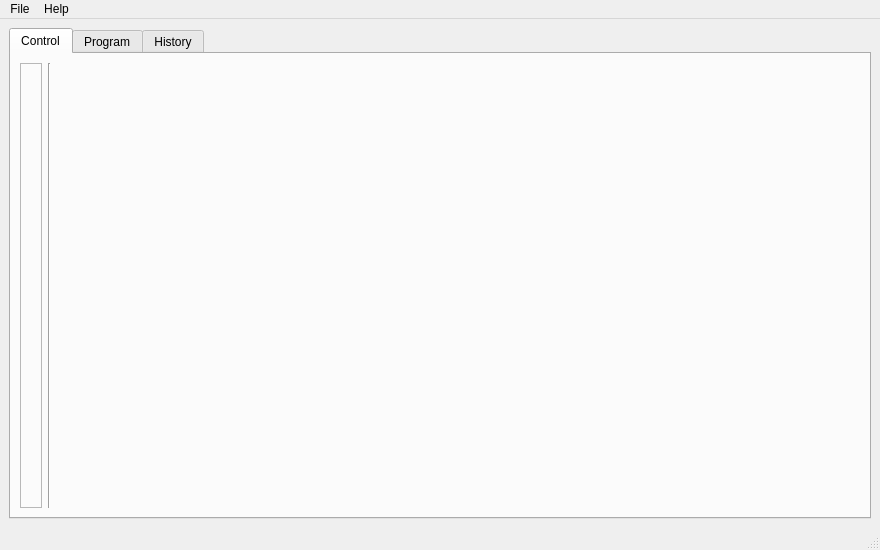
<?xml version="1.0" encoding="UTF-8"?>
<ui version="4.0">
 <class>MainWindow</class>
 <widget class="QMainWindow" name="MainWindow">
  <property name="geometry">
   <rect>
    <x>0</x>
    <y>0</y>
    <width>880</width>
    <height>550</height>
   </rect>
  </property>
  <property name="minimumSize">
   <size>
    <width>880</width>
    <height>550</height>
   </size>
  </property>
  <property name="windowTitle">
   <string>MainWindow</string>
  </property>
  <property name="windowIcon">
   <iconset resource="../icons/icons.qrc">
    <normaloff>:/icons/application32.png</normaloff>:/icons/application32.png</iconset>
  </property>
  <property name="locale">
   <locale language="English" country="UnitedStates"/>
  </property>
  <widget class="QWidget" name="centralwidget">
   <layout class="QHBoxLayout" name="horizontalLayout">
    <item>
     <widget class="QTabWidget" name="tabWidget">
      <property name="enabled">
       <bool>true</bool>
      </property>
      <property name="tabPosition">
       <enum>QTabWidget::North</enum>
      </property>
      <property name="tabShape">
       <enum>QTabWidget::Rounded</enum>
      </property>
      <property name="currentIndex">
       <number>0</number>
      </property>
      <property name="elideMode">
       <enum>Qt::ElideNone</enum>
      </property>
      <property name="tabBarAutoHide">
       <bool>false</bool>
      </property>
      <widget class="QWidget" name="tabControl">
       <attribute name="title">
        <string>Control</string>
       </attribute>
       <layout class="QGridLayout" name="gridLayout_2">
        <item row="0" column="7">
         <widget class="PlottingArea" name="widgetGraph" native="true">
          <property name="autoFillBackground">
           <bool>false</bool>
          </property>
         </widget>
        </item>
        <item row="0" column="6">
         <widget class="Line" name="line">
          <property name="orientation">
           <enum>Qt::Vertical</enum>
          </property>
         </widget>
        </item>
        <item row="0" column="0">
         <widget class="QFrame" name="frameDisplayRecordContainer">
          <property name="sizePolicy">
           <sizepolicy hsizetype="Fixed" vsizetype="Preferred">
            <horstretch>0</horstretch>
            <verstretch>0</verstretch>
           </sizepolicy>
          </property>
          <property name="minimumSize">
           <size>
            <width>0</width>
            <height>0</height>
           </size>
          </property>
          <property name="maximumSize">
           <size>
            <width>16777215</width>
            <height>16777215</height>
           </size>
          </property>
          <property name="frameShape">
           <enum>QFrame::StyledPanel</enum>
          </property>
          <property name="frameShadow">
           <enum>QFrame::Plain</enum>
          </property>
          <layout class="QVBoxLayout" name="verticalLayout">
           <property name="spacing">
            <number>0</number>
           </property>
           <property name="leftMargin">
            <number>0</number>
           </property>
           <property name="topMargin">
            <number>0</number>
           </property>
           <property name="rightMargin">
            <number>0</number>
           </property>
           <property name="bottomMargin">
            <number>0</number>
           </property>
           <item>
            <widget class="DisplayArea" name="widgetDisplay" native="true">
             <property name="sizePolicy">
              <sizepolicy hsizetype="Fixed" vsizetype="Fixed">
               <horstretch>0</horstretch>
               <verstretch>0</verstretch>
              </sizepolicy>
             </property>
            </widget>
           </item>
           <item>
            <widget class="RecordArea" name="widgetRecord" native="true"/>
           </item>
           <item>
            <spacer name="verticalSpacer">
             <property name="orientation">
              <enum>Qt::Vertical</enum>
             </property>
             <property name="sizeHint" stdset="0">
              <size>
               <width>20</width>
               <height>40</height>
              </size>
             </property>
            </spacer>
           </item>
          </layout>
         </widget>
        </item>
       </layout>
      </widget>
      <widget class="QWidget" name="tabProgram">
       <property name="enabled">
        <bool>false</bool>
       </property>
       <attribute name="title">
        <string>Program</string>
       </attribute>
       <layout class="QGridLayout" name="gridLayout_18">
        <item row="0" column="0">
         <widget class="QLabel" name="label_2">
          <property name="font">
           <font>
            <pointsize>25</pointsize>
           </font>
          </property>
          <property name="text">
           <string>Not yet implemented</string>
          </property>
          <property name="alignment">
           <set>Qt::AlignCenter</set>
          </property>
         </widget>
        </item>
       </layout>
      </widget>
      <widget class="QWidget" name="tabHistory">
       <attribute name="title">
        <string>History</string>
       </attribute>
       <layout class="QGridLayout" name="gridLayout_16">
        <item row="0" column="0">
         <widget class="QListView" name="listViewHistory">
          <property name="sizePolicy">
           <sizepolicy hsizetype="Fixed" vsizetype="Expanding">
            <horstretch>0</horstretch>
            <verstretch>0</verstretch>
           </sizepolicy>
          </property>
         </widget>
        </item>
        <item row="0" column="3">
         <widget class="QFrame" name="frameHistoryControls">
          <property name="frameShape">
           <enum>QFrame::StyledPanel</enum>
          </property>
          <property name="frameShadow">
           <enum>QFrame::Raised</enum>
          </property>
          <layout class="QGridLayout" name="gridLayout_17">
           <item row="0" column="0">
            <widget class="QGroupBox" name="groupBox">
             <property name="title">
              <string>History Data</string>
             </property>
            </widget>
           </item>
          </layout>
         </widget>
        </item>
        <item row="1" column="0">
         <widget class="QFrame" name="frame_3">
          <property name="sizePolicy">
           <sizepolicy hsizetype="Maximum" vsizetype="Preferred">
            <horstretch>0</horstretch>
            <verstretch>0</verstretch>
           </sizepolicy>
          </property>
          <property name="frameShape">
           <enum>QFrame::StyledPanel</enum>
          </property>
          <property name="frameShadow">
           <enum>QFrame::Raised</enum>
          </property>
          <layout class="QHBoxLayout" name="horizontalLayout_8">
           <item>
            <widget class="QToolButton" name="toolButton">
             <property name="text">
              <string>...</string>
             </property>
            </widget>
           </item>
           <item>
            <widget class="QToolButton" name="toolButton_2">
             <property name="text">
              <string>...</string>
             </property>
            </widget>
           </item>
           <item>
            <spacer name="horizontalSpacer_4">
             <property name="orientation">
              <enum>Qt::Horizontal</enum>
             </property>
             <property name="sizeHint" stdset="0">
              <size>
               <width>40</width>
               <height>20</height>
              </size>
             </property>
            </spacer>
           </item>
          </layout>
         </widget>
        </item>
       </layout>
      </widget>
     </widget>
    </item>
   </layout>
  </widget>
  <widget class="QMenuBar" name="menubar">
   <property name="geometry">
    <rect>
     <x>0</x>
     <y>0</y>
     <width>880</width>
     <height>21</height>
    </rect>
   </property>
   <widget class="QMenu" name="menuFile">
    <property name="title">
     <string>File</string>
    </property>
    <addaction name="actionSettings"/>
    <addaction name="separator"/>
    <addaction name="actionExit"/>
   </widget>
   <widget class="QMenu" name="menuHelp">
    <property name="title">
     <string>Help</string>
    </property>
    <addaction name="actionReport_Bug"/>
    <addaction name="separator"/>
    <addaction name="actionAbout_LabPowerQt"/>
    <addaction name="actionAbout_Qt"/>
   </widget>
   <addaction name="menuFile"/>
   <addaction name="menuHelp"/>
  </widget>
  <widget class="QStatusBar" name="statusbar"/>
  <action name="actionSettings">
   <property name="text">
    <string>&amp;Settings</string>
   </property>
  </action>
  <action name="actionExit">
   <property name="text">
    <string>E&amp;xit</string>
   </property>
  </action>
  <action name="actionReport_Bug">
   <property name="text">
    <string>Report Bug</string>
   </property>
  </action>
  <action name="actionAbout_LabPowerQt">
   <property name="text">
    <string>About LabPowerQt</string>
   </property>
  </action>
  <action name="actionAbout_Qt">
   <property name="text">
    <string>About Qt</string>
   </property>
  </action>
 </widget>
 <customwidgets>
  <customwidget>
   <class>DisplayArea</class>
   <extends>QWidget</extends>
   <header>displayarea.h</header>
   <container>1</container>
  </customwidget>
  <customwidget>
   <class>PlottingArea</class>
   <extends>QWidget</extends>
   <header>plottingarea.h</header>
   <container>1</container>
  </customwidget>
  <customwidget>
   <class>RecordArea</class>
   <extends>QWidget</extends>
   <header location="global">recordarea.h</header>
   <container>1</container>
  </customwidget>
 </customwidgets>
 <resources>
  <include location="../icons/icons.qrc"/>
 </resources>
 <connections/>
</ui>
